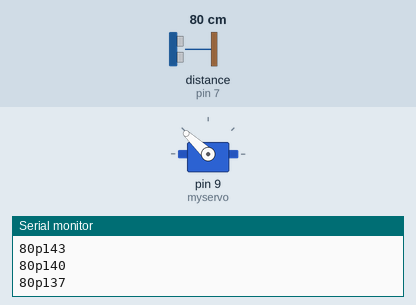
The sketch below on a simulated Arduino Uno, built with avr-gcc and run on an emulated ATmega328P. Shown: servo, the last lines printed to the serial monitor. Wiring (inferred from the names in the program): ultrasonic range finder: trigger pin 7; echo pin 7. The inputs (shaded band) are chosen by the test bench; at power-on: distance to the obstacle (sensor on pin 7) 80 cm. The echo pulse lasts 58.3 µs per cm.

Above: at 1.2 s.
1.3 s: distance to the obstacle (sensor on pin 7) set to 2 cm
At 1.83 s:
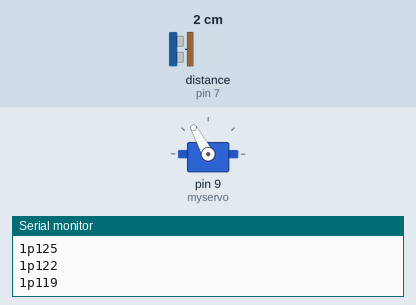
4.3 s: distance to the obstacle (sensor on pin 7) set to 35 cm
At 4.46 s:
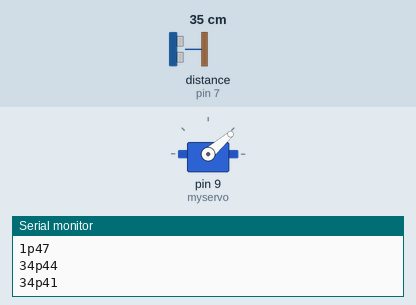
7.3 s: distance to the obstacle (sensor on pin 7) set to 250 cm
At 8.18 s:
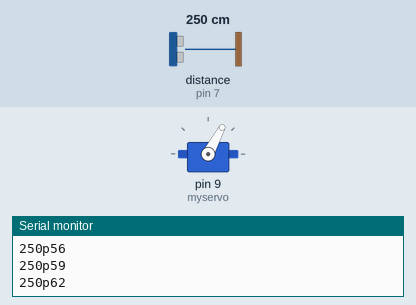
Timing chart, 0 to 19.3 s (numbered marks = the images above; inputs shaded):
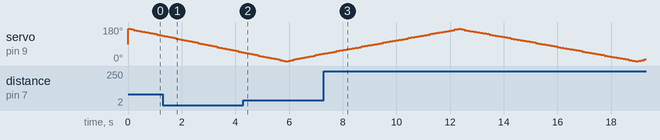

The sketch:

Sweep_Ping.ino
```cpp
#include <Servo.h>

Servo myservo;  // create servo object to control a servo
// twelve servo objects can be created on most boards

int pos = 170;    // variable to store the servo position
const int pingPin = 7;
bool up = false;

void setup() {
  // initialize serial communication:
  Serial.begin(9600);
  myservo.attach(9);
}

void loop() {
  // establish variables for duration of the ping,
  // and the distance result in inches and centimeters:
  long duration, inches, cm;

  // The PING))) is triggered by a HIGH pulse of 2 or more microseconds.
  // Give a short LOW pulse beforehand to ensure a clean HIGH pulse:
  pinMode(pingPin, OUTPUT);
  digitalWrite(pingPin, LOW);
  delayMicroseconds(2);
  digitalWrite(pingPin, HIGH);
  delayMicroseconds(5);
  digitalWrite(pingPin, LOW);

  // The same pin is used to read the signal from the PING))): a HIGH
  // pulse whose duration is the time (in microseconds) from the sending
  // of the ping to the reception of its echo off of an object.
  pinMode(pingPin, INPUT);
  duration = pulseIn(pingPin, HIGH);

  // convert the time into a distance
  cm = microsecondsToCentimeters(duration);

  Serial.print(cm);
  Serial.print('p');
  Serial.println(pos);

  myservo.write(pos);

  if(up==true&&pos>=170) {
    up = false;
  } else if(up==false&&pos<=0) {
    up = true;
  };

  if(up) {
    pos+=3;
  }else{
    pos-=3;
  };
  delay(100);
}


long microsecondsToCentimeters(long microseconds) {
  // The speed of sound is 340 m/s or 29 microseconds per centimeter.
  // The ping travels out and back, so to find the distance of the
  // object we take half of the distance travelled.
  return microseconds / 29 / 2;
}
```
